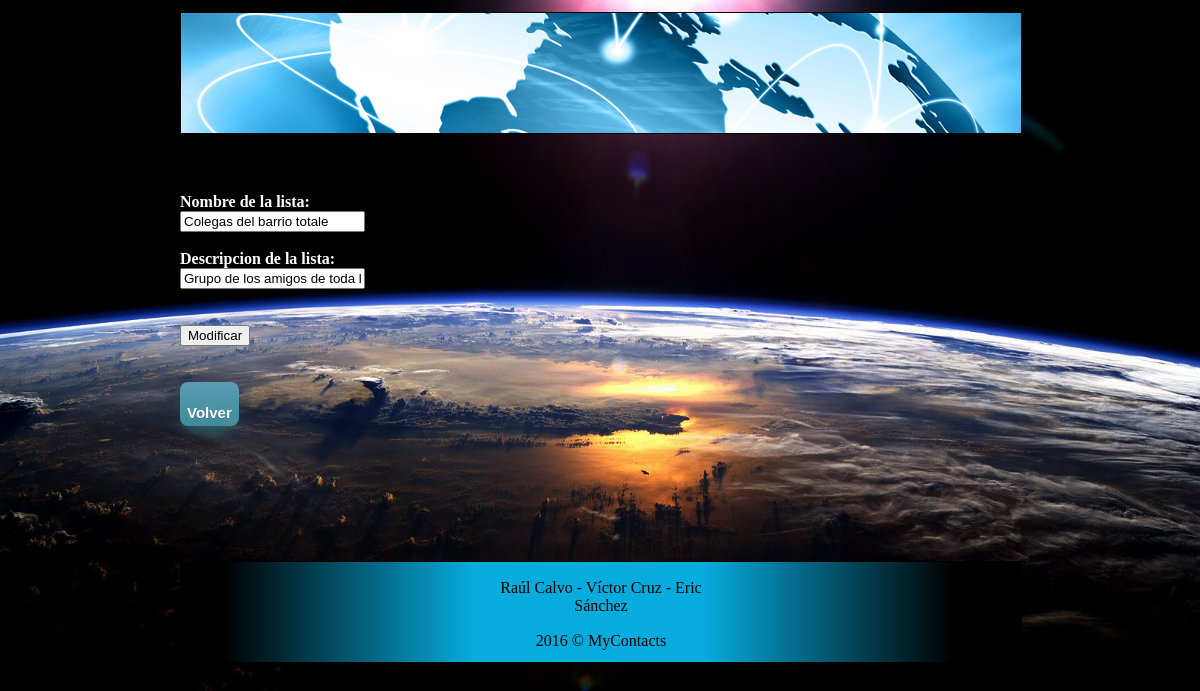
The app's page /modificarLista.php?id_lista=1 (signed in), older data.
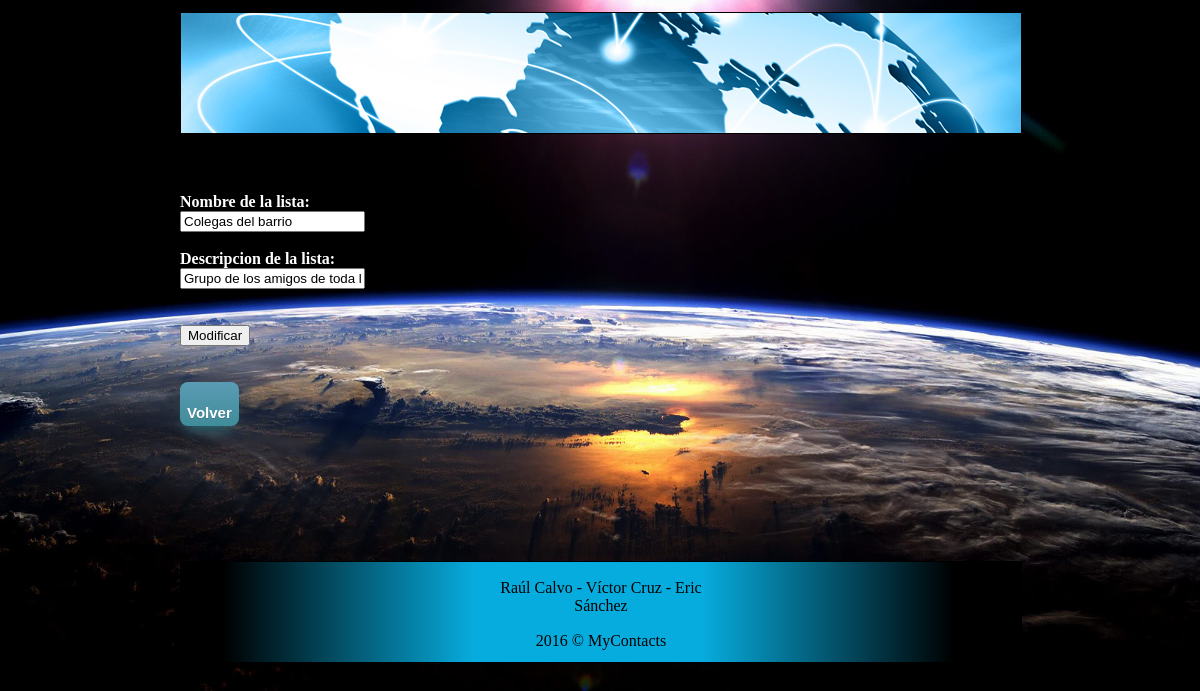
The same page, newer data.
### tables this page shows
CREATE TABLE IF NOT EXISTS `lista` (
`id_lista` int(11) NOT NULL,
  `id_usuario` int(11) DEFAULT NULL,
  `nombre_lista` varchar(30) DEFAULT NULL,
  `descripcion_lista` text
);

### modificarLista.php (the view, shortened to what this page needs)
<?php
  	include("conexion.php");
  	$sql="SELECT * FROM lista, usuario WHERE `lista`.`id_usuario` = '$_SESSION[id]' AND `lista`.`id_lista` = $_REQUEST[id_lista]";
	$datos = mysqli_query($con, $sql);
	$prod=mysqli_fetch_array($datos);
?>
<!DOCTYPE html>
<html>
	<head>
		<link rel="stylesheet" type="text/css" href="style.css">
	</head>
	<body>
<header></header>
<section id="contenido">
			<article>
				<h3>Modificar Lista</h3>
			</article>
			<article id ="letrasregistro">
				<form name="formModLista" action="modificarLista.proc.php" method="post">
					<strong>Nombre de la lista:</strong><br/>
					<input type="text" name="nomLista" size="20" maxlength="25" value="<?php echo $prod['nombre_lista']; ?>"required/><br/><br/>
					<strong>Descripcion de la lista:</strong><br/>
					<input type="text" name="descLista" size="20" maxlength="25" value="<?php echo $prod['descripcion_lista']; ?>"/><br/><br/>
					<br/>
					<input id="botonFormModContacto" type="submit" value="Modificar">
				</form>
			</article>
		<br/><br/>
		<article class="myButton1">
			<br>
			<a href="principal.php">Volver</a>
		</article>
		</section>
		<footer id="piepagina">
      <p id="componentes">Raúl Calvo - Víctor Cruz - Eric Sánchez</p>
      <p id="copyright">2016 &copy; MyContacts</p>
    </footer>
	</body>
</html>

Row changes from the older to the newer data that the page shows:
changed lista "Grupo de los amigos de toda la vida del barrio": nomLista "Colegas del barrio totale" → "Colegas del barrio"
